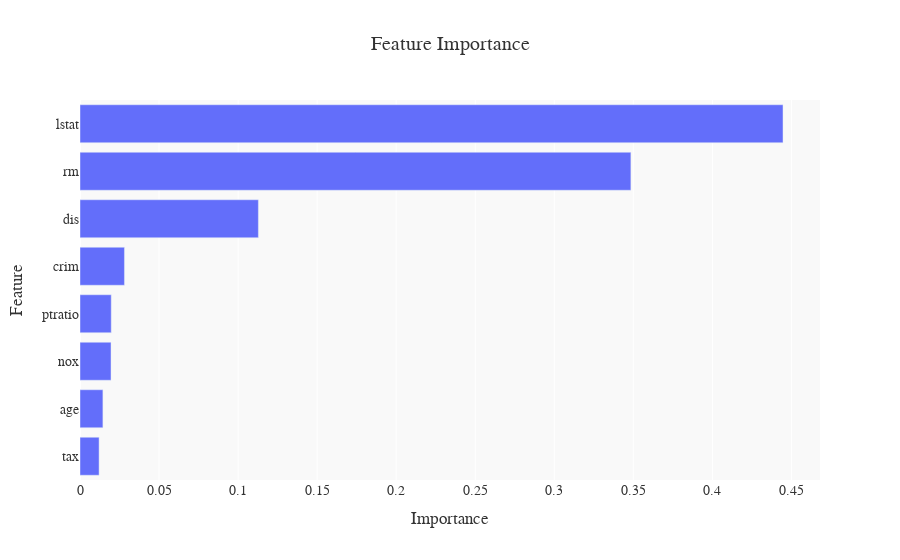

Notebook code for this chart:
### Code cell
# Get the names of the selected features after feature selection
selected_features = X_train_selected.columns

# Get the importances of the selected features
name = 'GradientBoosting'
best_gbr = models[name].set_params(**result['best_params'])
best_gbr.fit(X_train_selected, y_train)

importances = best_gbr.feature_importances_

# Create a DataFrame for feature importances
feature_importance_df = pd.DataFrame({
    'Feature': selected_features,
    'Importance': importances
}).sort_values(by='Importance', ascending=False)

# Create a bar chart for feature importances
fig = px.bar(
    feature_importance_df, 
    x='Importance', 
    y='Feature', 
    orientation='h', 
    title="Feature Importance",
    color_discrete_sequence=["#636EFA"]  # Custom color
)

# Update layout for better aesthetics
fig.update_layout(
    plot_bgcolor="#f9f9f9",  # Set background color for the plot
    paper_bgcolor="#ffffff",  # Set background color for the entire figure
    title_x=0.5,  # Center the title
    font=dict(
        family="Arial, sans-serif",  # Set the font family
        size=14,  # Set the font size
        color="#333333"  # Set the font color
    ),
    yaxis=dict(
        categoryorder='total ascending'  # Order the features by importance
    )
)

fig.show()

### Figure 1 — Plotly figure (JSON) as saved in the notebook; plotly's stock layout.template omitted (floating-point values rounded to 4 significant figures)
{"data": [{"alignmentgroup": "True", "hovertemplate": "Importance=%{x}<br>Feature=%{y}<extra></extra>", "legendgroup": "", "marker": {"color": "#636EFA", "pattern": {"shape": ""}}, "name": "", "offsetgroup": "", "orientation": "h", "showlegend": false, "textposition": "auto", "type": "bar", "x": [0.4447, 0.3485, 0.1128, 0.02812, 0.01975, 0.01961, 0.01449, 0.01207], "xaxis": "x", "y": ["lstat", "rm", "dis", "crim", "ptratio", "nox", "age", "tax"], "yaxis": "y"}], "layout": {"barmode": "relative", "font": {"color": "#333333", "family": "Arial, sans-serif", "size": 14}, "legend": {"tracegroupgap": 0}, "paper_bgcolor": "#ffffff", "plot_bgcolor": "#f9f9f9", "title": {"text": "Feature Importance", "x": 0.5}, "xaxis": {"anchor": "y", "domain": [0, 1], "title": {"text": "Importance"}}, "yaxis": {"anchor": "x", "categoryorder": "total ascending", "domain": [0, 1], "title": {"text": "Feature"}}}}
